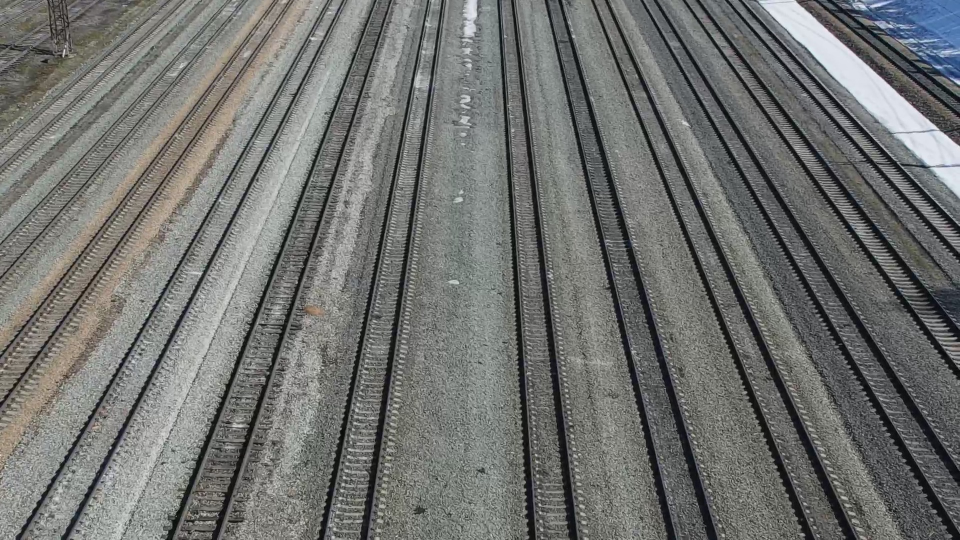
#> input picture 8_723.jpg, 1920 x 1080 px (shown at 1/2 size)
$ python draw.py
#> lines starting #> are read from the running program, lines starting #| are printed output that depends on the picture; after the words box and inside, x2 and y2 are one past the last pixel; in counts of white or black regions, pixels touching at a corner belong together
import cv2
import cmath

# path
path = '8_723.jpg'

# Reading an image in default mode
image = cv2.imread(path)
#> image is the input picture: shape (1080, 1920, 3); mean B, G, R 111.8, 114.1, 112.7
image = cv2.resize(image, (1200, 700))
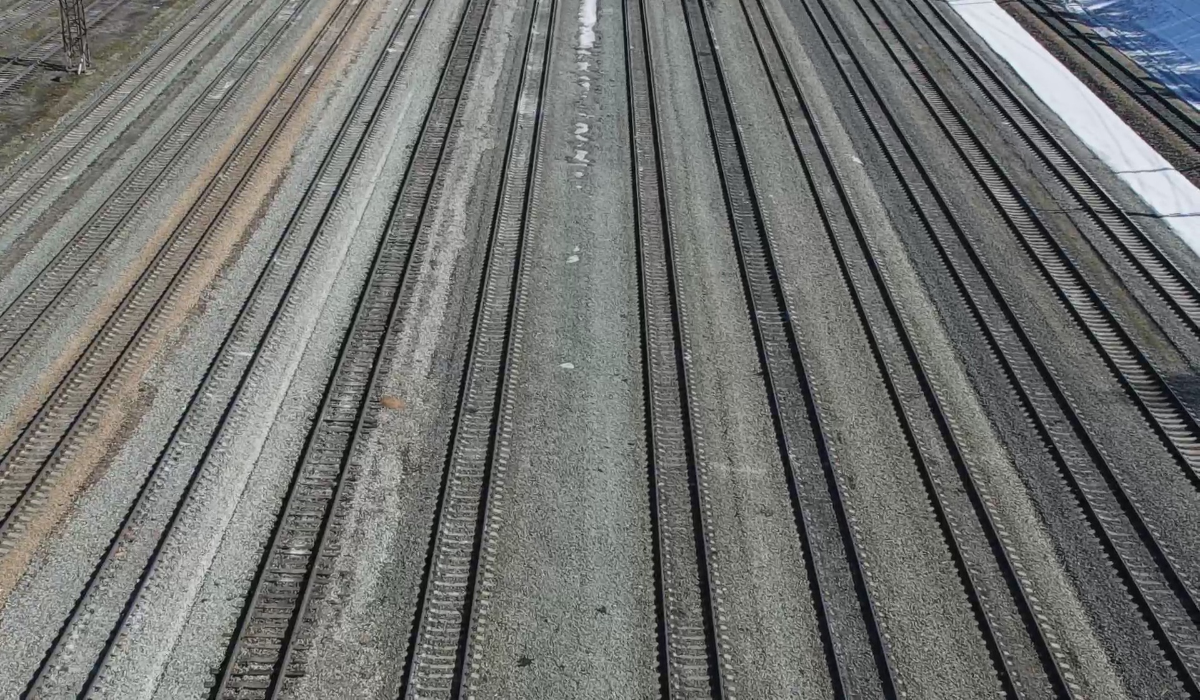
#> image: shape (700, 1200, 3); mean B, G, R 111.7, 114, 112.6

# Window name in which image is displayed
window_name = 'Image'

A = [(0, 206), (0, 340), (0, 495), (55, 699), (245, 699), (435, 699), (697, 699),
     (867, 699), (1039, 699), (1199, 653), (1199, 455), (1199, 310)]
B = [(121, 91), (181, 140), (222, 170), (315, 204), (406, 211), (511, 216),
     (653, 216), (766, 216), (853, 211), (942, 204), (951, 182), (1051, 93)]
C = [(218, 3), (296, 0), (351, 0), (420, 0), (478, 0), (544, 0), (633, 0),
     (691, 0), (751, 0), (813, 0), (866, 0), (919, 0)]

# Длины между началом и концом видимого участка в метрах
L = [70, 80, 98, 114, 114, 114, 114, 114, 114, 98, 86, 76]

def get_k_b(point1, point2):
    x1, y1 = point1
    x2, y2 = point2
    k = (y1 - y2) / (x1 - x2)
    b = y1 - k * x1
    return round(k, 2), round(b)

def get_dist(point1, point2):
  x1, y1 = point1
  x2, y2 = point2
  r = ((x2-x1)**2+(y2-y1)**2)**0.5
  return round(r)

def y(x, k, b):
    return k*x + b

# Расстояния от А до середины видимого отрезка пути в пикселях (АВ)
M = []
for i in range(len(A)):
  M.append(get_dist(A[i], B[i]))

# Расстояния АС в пикселях
W = []
for i in range(len(A)):
  W.append(get_dist(A[i], C[i]))

k = []
b = []

# Рассчитываем угловой коэффициент и b для каждой прямой
for i in range(len(A)):
    k_, b_ = get_k_b(A[i], C[i])
    k.append(k_)
    b.append(b_)

#print(k)
print(b)

# N - номер пути, x - расстояние от А до текущей точки в пикселях
# D - расстояние от конца горки до текущей точки в метрах
def D(x, N, M=M, L=L, W=W):
  assert len(L) == len(W) == len(M)
  K = (W[N] - M[N]) / M[N]
  D = L[N] * K / ((W[N] / x) - 1 + K)
  return round(D)

def x(D, N, M=M, L=L, W=W):
    assert len(L) == len(W) == len(M)
    K = (W[N] - M[N]) / M[N]
    x = W[N] / (L[N]*K/(D) + 1 -K)
    return round(x)

for i in range(3, 9):
    print('Way #', i)
    start_point = A[i]

    end_point = C[i]

    # Green color in BGR
    color = (0, 255, 0)

    # Line thickness of 9 px
    thickness = 4

    image = cv2.line(image, start_point, end_point, color, thickness)
    r = 0
    for j in range(L[i]):
        if j % 20 == 2:
            r = x(j, i)
            y = round(W[i] - r)
            x1 = round((y - b[i]) / k[i])
            y = round(k[i] * x1 + b[i])
            #print('D:', j, 'r:', r, 'x:', x1, 'y:', y, 'L:', L[i], 'b:', b[i], 'k:', k[i])
            h_start = x1 - 20, y
            h_end = x1 + 20, y

            font = cv2.FONT_HERSHEY_SIMPLEX
            org = (x1+10, y+10)
            fontScale = 1
            image = cv2.line(image, h_start, h_end, color, thickness)
            image = cv2.putText(image, str(78+j), org, font,fontScale, color, thickness, cv2.LINE_AA)
#> this loop made 6 passes
#> pass 1, `image = cv2.line(image, start_point, end_point, color, thickness)`:
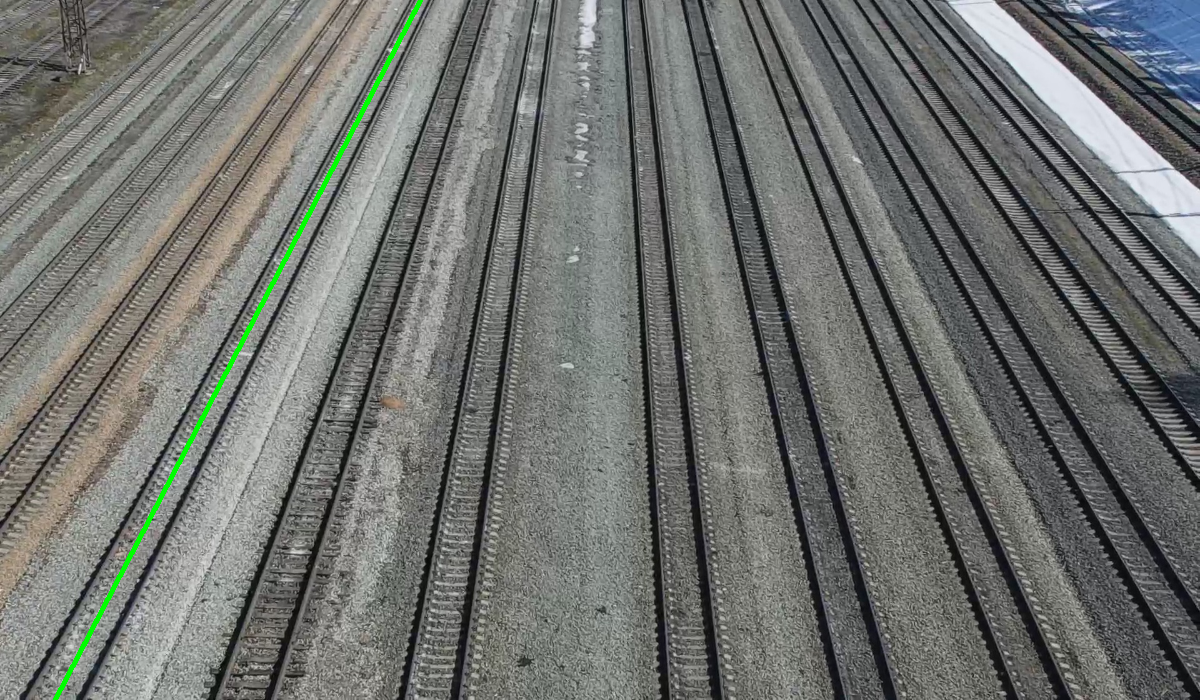
#> image: shape (700, 1200, 3); 0.47% of pixels changed, all inside (x1, y1, x2, y2) = (53, 0, 423, 700)
#> pass 2, `image = cv2.line(image, start_point, end_point, color, thickness)`:
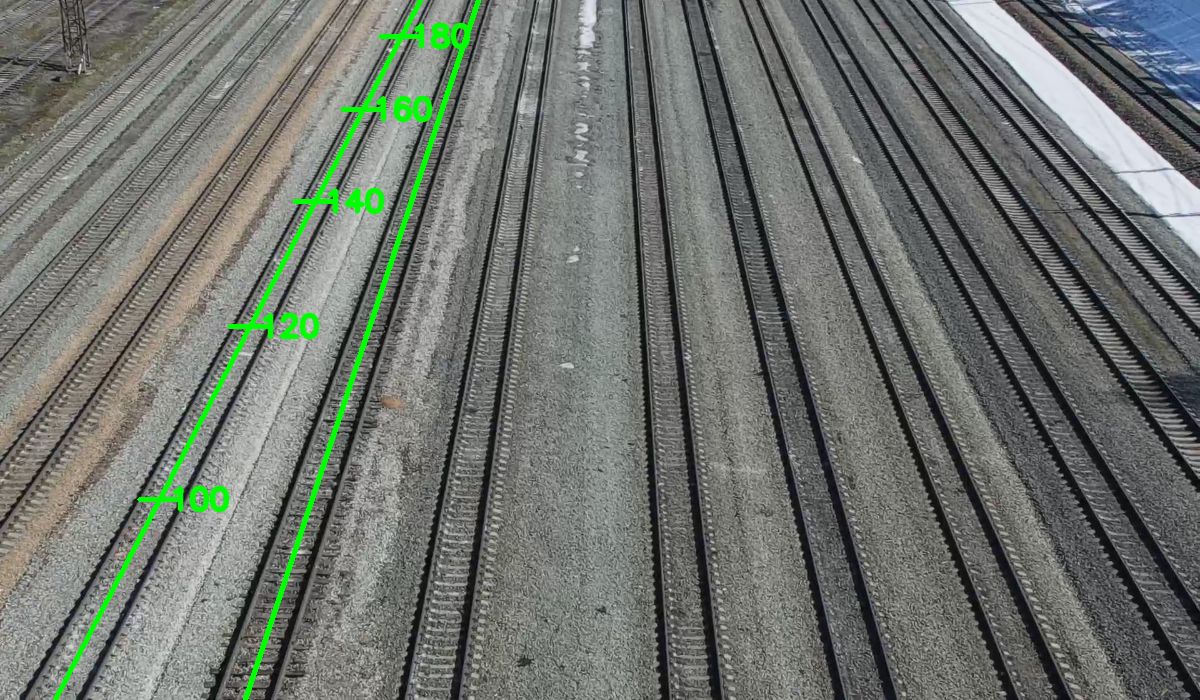
#> image: shape (700, 1200, 3); 1.14% of pixels changed, all inside (x1, y1, x2, y2) = (137, 0, 481, 700)
#> pass 3, `image = cv2.line(image, start_point, end_point, color, thickness)`:
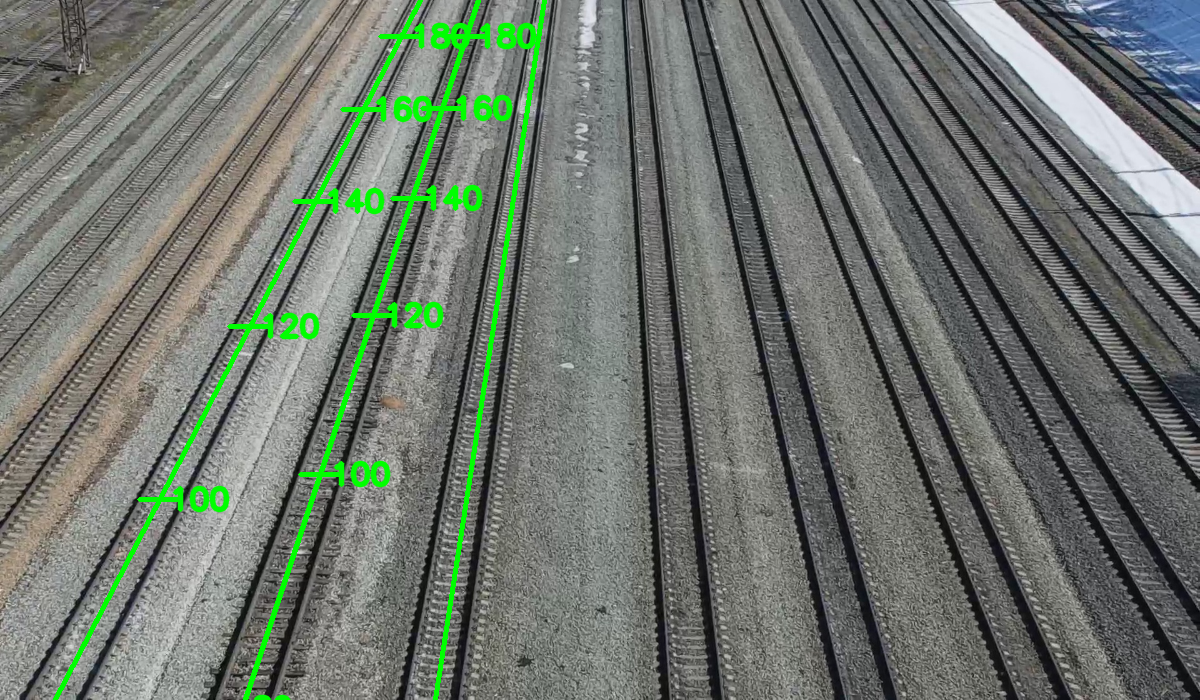
#> image: shape (700, 1200, 3); 1.11% of pixels changed, all inside (x1, y1, x2, y2) = (253, 0, 547, 700)
#> after the loop:
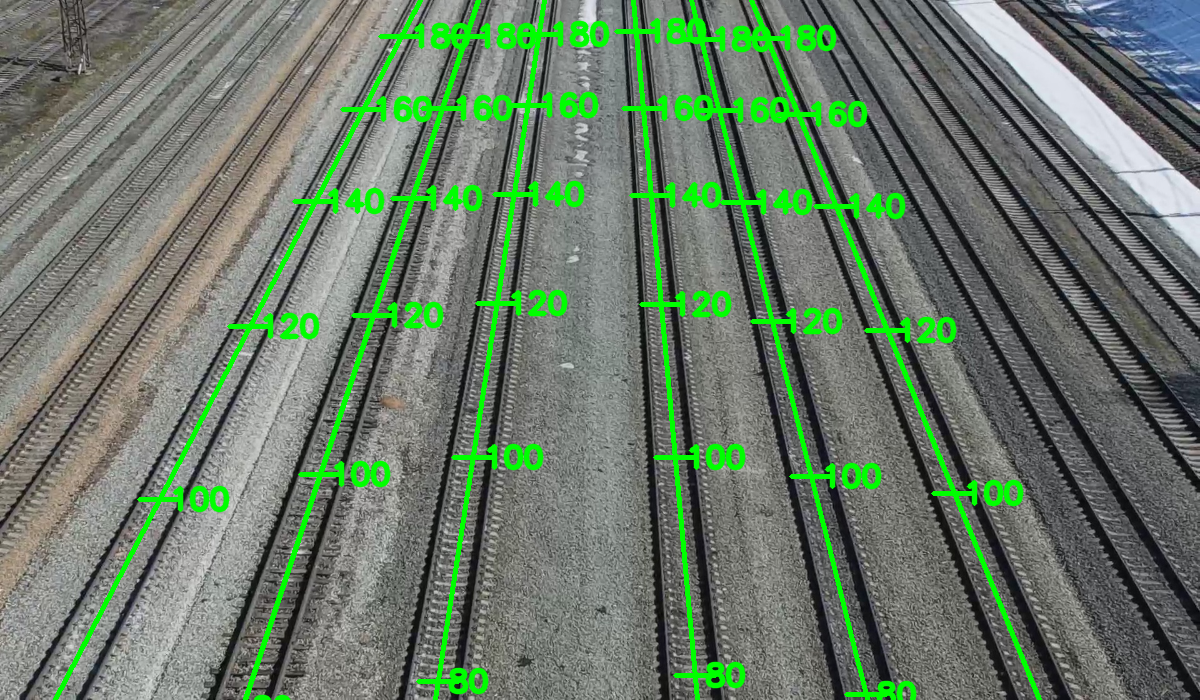
#> image: shape (700, 1200, 3); 4.28% of pixels changed, all inside (x1, y1, x2, y2) = (416, 0, 1042, 700)


# Displaying the image
cv2.imshow(window_name, image)
cv2.waitKey(0)
